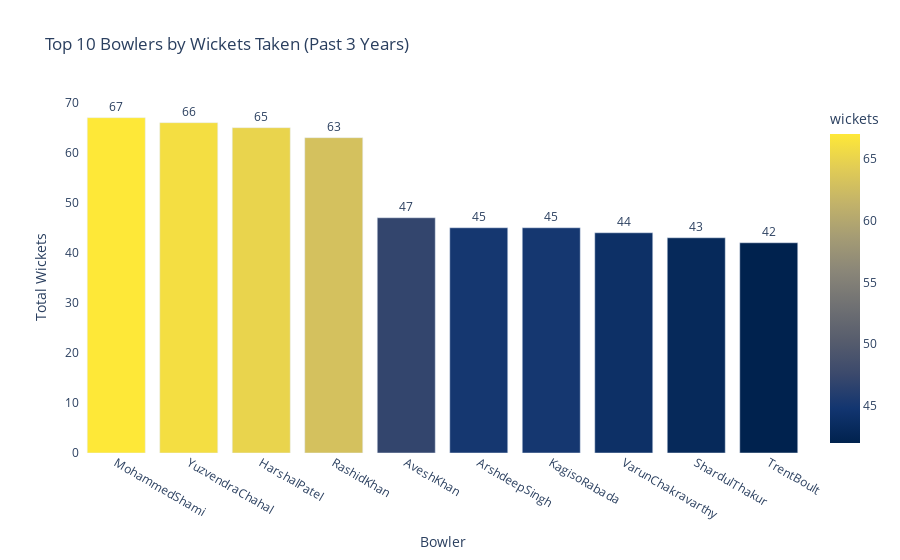
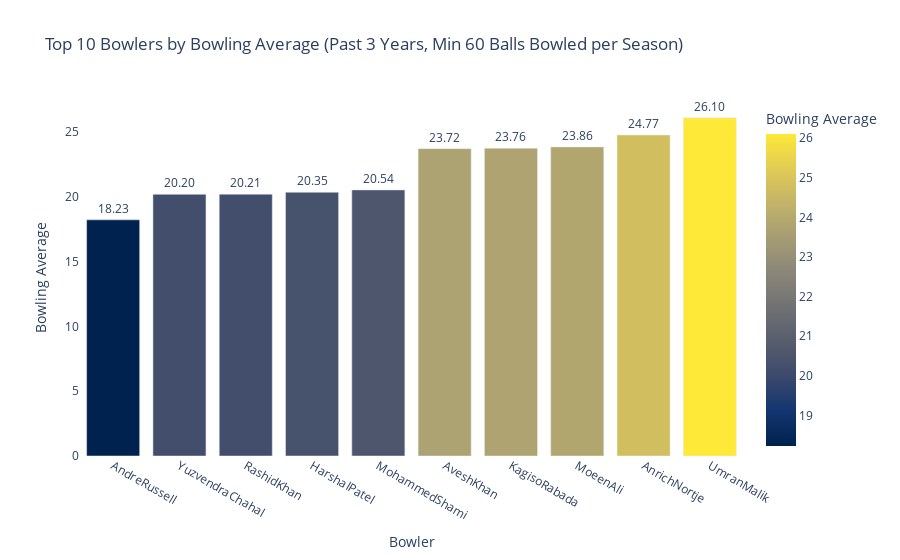
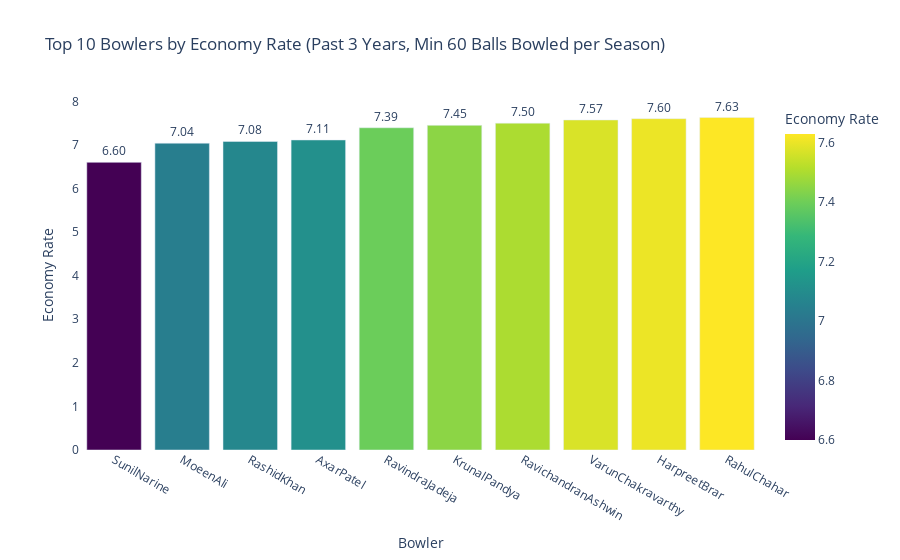

Notebook cell for these charts, in order:
### Code cell
### Top 10 bowlers based on past 3 years total wickets taken.


# Merge the two DataFrames on a common column (e.g., 'match_id')
merged_df_Bowling = pd.merge(match_summary, bowling_summary, on='match_id', how='inner')  # Change 'inner' to 'left', 'right', or 'outer' depending on the merge type

# Display the merged DataFrame
print(merged_df_Bowling)



# Step 1: Convert matchDate and extract year
merged_df_Bowling['matchDate'] = pd.to_datetime(merged_df_Bowling['matchDate'], errors='coerce')
merged_df_Bowling['year'] = merged_df_Bowling['matchDate'].dt.year

# Step 2: Filter for the last 3 years
last_3_years = sorted(merged_df_Bowling['year'].dropna().unique())[-3:]
recent_bowling_df = merged_df_Bowling[merged_df_Bowling['year'].isin(last_3_years)]

# Step 3: Group by bowlerName and sum the wickets
top_wicket_takers = (
    recent_bowling_df.groupby('bowlerName')['wickets']
    .sum()
    .reset_index()
    .sort_values(by='wickets', ascending=False)
    .head(10)
)

print(top_wicket_takers)




fig = px.bar(
    top_wicket_takers,
    x='bowlerName',
    y='wickets',
    title='Top 10 Bowlers by Wickets Taken (Past 3 Years)',
    text='wickets',
    color='wickets',
    color_continuous_scale='Cividis'
)

fig.update_traces(texttemplate='%{text}', textposition='outside')
fig.update_layout(
    xaxis_title='Bowler',
    yaxis_title='Total Wickets',
    yaxis=dict(showgrid=False),
    plot_bgcolor='rgba(0,0,0,0)'
)

fig.show()

### Top 10 bowlers based on past 3 years bowling average. (min 60 balls bowled in each season


# Step 1: Ensure matchDate is datetime and extract year
merged_df_Bowling['matchDate'] = pd.to_datetime(merged_df_Bowling['matchDate'], errors='coerce')
merged_df_Bowling['year'] = merged_df_Bowling['matchDate'].dt.year

# Step 2: Filter for last 3 years
last_3_years = sorted(merged_df_Bowling['year'].dropna().unique())[-3:]
df_recent = merged_df_Bowling[merged_df_Bowling['year'].isin(last_3_years)].copy()

# Step 3: Convert overs to balls (account for decimal overs)
def overs_to_balls(overs):
    whole = int(overs)
    fraction = overs - whole
    balls = whole * 6 + round(fraction * 10)
    return balls

df_recent['balls'] = df_recent['overs'].apply(overs_to_balls)

# Step 4: Group by bowler and year to filter those with at least 60 balls each season
season_balls = df_recent.groupby(['bowlerName', 'year'])['balls'].sum().reset_index()
eligible_bowlers = (
    season_balls[season_balls['balls'] >= 60]
    .groupby('bowlerName')['year']
    .nunique()
    .reset_index()
)
eligible_bowlers = eligible_bowlers[eligible_bowlers['year'] == 3]['bowlerName']

# Step 5: Filter main data to only include eligible bowlers
eligible_df = df_recent[df_recent['bowlerName'].isin(eligible_bowlers)]

# Step 6: Calculate total runs, wickets, and bowling average
bowler_stats = (
    eligible_df.groupby('bowlerName')
    .agg({'runs': 'sum', 'wickets': 'sum'})
    .reset_index()
)
bowler_stats = bowler_stats[bowler_stats['wickets'] > 0].copy()
bowler_stats['bowling_average'] = bowler_stats['runs'] / bowler_stats['wickets']

# Step 7: Get Top 10 bowlers with best (lowest) average
top_10_avg = bowler_stats.sort_values(by='bowling_average').head(10)
print(top_10_avg[['bowlerName', 'bowling_average']])


top_10_avg_df = top_10_avg[['bowlerName', 'bowling_average']].copy()
top_10_avg_df.columns = ['Bowler', 'Bowling Average']

# Create the interactive bar chart
fig = px.bar(
    top_10_avg_df,
    x='Bowler',
    y='Bowling Average',
    text='Bowling Average',
    title='Top 10 Bowlers by Bowling Average (Past 3 Years, Min 60 Balls Bowled per Season)',
    color='Bowling Average',
    color_continuous_scale='Cividis'
)

# Style the chart
fig.update_traces(texttemplate='%{text:.2f}', textposition='outside')
fig.update_layout(
    xaxis_title='Bowler',
    yaxis_title='Bowling Average',
    yaxis=dict(showgrid=False),
    plot_bgcolor='rgba(0,0,0,0)'
)

fig.show()

### Top 10 bowlers based on past 3 years economy rate. (min 60 balls bowled in each season)


# Step 1: Ensure matchDate is datetime and extract year
merged_df_Bowling['matchDate'] = pd.to_datetime(merged_df_Bowling['matchDate'], errors='coerce')
merged_df_Bowling['year'] = merged_df_Bowling['matchDate'].dt.year

# Step 2: Filter for last 3 years
last_3_years = sorted(merged_df_Bowling['year'].dropna().unique())[-3:]
df_recent = merged_df_Bowling[merged_df_Bowling['year'].isin(last_3_years)].copy()

# Step 3: Convert overs to balls (account for decimal overs)
def overs_to_balls(overs):
    whole = int(overs)
    fraction = overs - whole
    balls = whole * 6 + round(fraction * 10)
    return balls

df_recent['balls'] = df_recent['overs'].apply(overs_to_balls)

# Step 4: Group by bowler and year to filter those with at least 60 balls each season
season_balls = df_recent.groupby(['bowlerName', 'year'])['balls'].sum().reset_index()
eligible_bowlers = (
    season_balls[season_balls['balls'] >= 60]
    .groupby('bowlerName')['year']
    .nunique()
    .reset_index()
)
eligible_bowlers = eligible_bowlers[eligible_bowlers['year'] == 3]['bowlerName']

# Step 5: Filter main data to only include eligible bowlers
eligible_df = df_recent[df_recent['bowlerName'].isin(eligible_bowlers)]

# Step 6: Calculate total runs, balls, and economy rate
bowler_stats = (
    eligible_df.groupby('bowlerName')
    .agg({'runs': 'sum', 'balls': 'sum'})
    .reset_index()
)
bowler_stats = bowler_stats[bowler_stats['balls'] > 0].copy()
bowler_stats['economy_rate'] = (bowler_stats['runs'] / bowler_stats['balls']) * 6

# Step 7: Get Top 10 bowlers with best (lowest) economy rate
top_10_economy = bowler_stats.sort_values(by='economy_rate').head(10)
print(top_10_economy[['bowlerName', 'economy_rate']])




# Prepare the data for visualization
top_10_economy_df = top_10_economy[['bowlerName', 'economy_rate']].copy()
top_10_economy_df.columns = ['Bowler', 'Economy Rate']

# Create the interactive bar chart
fig = px.bar(
    top_10_economy_df,
    x='Bowler',
    y='Economy Rate',
    text='Economy Rate',
    title='Top 10 Bowlers by Economy Rate (Past 3 Years, Min 60 Balls Bowled per Season)',
    color='Economy Rate',
    color_continuous_scale='Viridis'
)

# Style the chart
fig.update_traces(texttemplate='%{text:.2f}', textposition='outside')
fig.update_layout(
    xaxis_title='Bowler',
    yaxis_title='Economy Rate',
    yaxis=dict(showgrid=False),
    plot_bgcolor='rgba(0,0,0,0)'
)

fig.show()

### Figure 1 — Plotly figure (JSON) as saved in the notebook; plotly's stock layout.template omitted (floating-point values rounded to 4 significant figures)
{"data": [{"alignmentgroup": "True", "hovertemplate": "bowlerName=%{x}<br>wickets=%{marker.color}<extra></extra>", "legendgroup": "", "marker": {"color": [67, 66, 65, 63, 47, 45, 45, 44, 43, 42], "coloraxis": "coloraxis", "pattern": {"shape": ""}}, "name": "", "offsetgroup": "", "orientation": "v", "showlegend": false, "text": [67, 66, 65, 63, 47, 45, 45, 44, 43, 42], "textposition": "outside", "texttemplate": "%{text}", "type": "bar", "x": ["MohammedShami", "YuzvendraChahal", "HarshalPatel", "RashidKhan", "AveshKhan", "ArshdeepSingh", "KagisoRabada", "VarunChakravarthy", "ShardulThakur", "TrentBoult"], "xaxis": "x", "y": [67, 66, 65, 63, 47, 45, 45, 44, 43, 42], "yaxis": "y"}], "layout": {"barmode": "relative", "coloraxis": {"colorbar": {"title": {"text": "wickets"}}, "colorscale": [[0, "#00224e"], [0.1111, "#123570"], [0.2222, "#3b496c"], [0.3333, "#575d6d"], [0.4444, "#707173"], [0.5556, "#8a8678"], [0.6667, "#a59c74"], [0.7778, "#c3b369"], [0.8889, "#e1cc55"], [1, "#fee838"]]}, "legend": {"tracegroupgap": 0}, "plot_bgcolor": "rgba(0,0,0,0)", "title": {"text": "Top 10 Bowlers by Wickets Taken (Past 3 Years)"}, "xaxis": {"anchor": "y", "domain": [0, 1], "title": {"text": "Bowler"}}, "yaxis": {"anchor": "x", "domain": [0, 1], "showgrid": false, "title": {"text": "Total Wickets"}}}}

### Figure 2 — Plotly figure (JSON) as saved in the notebook; plotly's stock layout.template omitted (floating-point values rounded to 4 significant figures)
{"data": [{"alignmentgroup": "True", "hovertemplate": "Bowler=%{x}<br>Bowling Average=%{marker.color}<extra></extra>", "legendgroup": "", "marker": {"color": [18.23, 20.2, 20.21, 20.35, 20.54, 23.72, 23.76, 23.86, 24.77, 26.1], "coloraxis": "coloraxis", "pattern": {"shape": ""}}, "name": "", "offsetgroup": "", "orientation": "v", "showlegend": false, "text": [18.23, 20.2, 20.21, 20.35, 20.54, 23.72, 23.76, 23.86, 24.77, 26.1], "textposition": "outside", "texttemplate": "%{text:.2f}", "type": "bar", "x": ["AndreRussell", "YuzvendraChahal", "RashidKhan", "HarshalPatel", "MohammedShami", "AveshKhan", "KagisoRabada", "MoeenAli", "AnrichNortje", "UmranMalik"], "xaxis": "x", "y": [18.23, 20.2, 20.21, 20.35, 20.54, 23.72, 23.76, 23.86, 24.77, 26.1], "yaxis": "y"}], "layout": {"barmode": "relative", "coloraxis": {"colorbar": {"title": {"text": "Bowling Average"}}, "colorscale": [[0, "#00224e"], [0.1111, "#123570"], [0.2222, "#3b496c"], [0.3333, "#575d6d"], [0.4444, "#707173"], [0.5556, "#8a8678"], [0.6667, "#a59c74"], [0.7778, "#c3b369"], [0.8889, "#e1cc55"], [1, "#fee838"]]}, "legend": {"tracegroupgap": 0}, "plot_bgcolor": "rgba(0,0,0,0)", "title": {"text": "Top 10 Bowlers by Bowling Average (Past 3 Years, Min 60 Balls Bowled per Season)"}, "xaxis": {"anchor": "y", "domain": [0, 1], "title": {"text": "Bowler"}}, "yaxis": {"anchor": "x", "domain": [0, 1], "showgrid": false, "title": {"text": "Bowling Average"}}}}

### Figure 3 — Plotly figure (JSON) as saved in the notebook; plotly's stock layout.template omitted (floating-point values rounded to 4 significant figures)
{"data": [{"alignmentgroup": "True", "hovertemplate": "Bowler=%{x}<br>Economy Rate=%{marker.color}<extra></extra>", "legendgroup": "", "marker": {"color": [6.6, 7.04, 7.079, 7.114, 7.394, 7.449, 7.5, 7.572, 7.602, 7.629], "coloraxis": "coloraxis", "pattern": {"shape": ""}}, "name": "", "offsetgroup": "", "orientation": "v", "showlegend": false, "text": [6.6, 7.04, 7.079, 7.114, 7.394, 7.449, 7.5, 7.572, 7.602, 7.629], "textposition": "outside", "texttemplate": "%{text:.2f}", "type": "bar", "x": ["SunilNarine", "MoeenAli", "RashidKhan", "AxarPatel", "RavindraJadeja", "KrunalPandya", "RavichandranAshwin", "VarunChakravarthy", "HarpreetBrar", "RahulChahar"], "xaxis": "x", "y": [6.6, 7.04, 7.079, 7.114, 7.394, 7.449, 7.5, 7.572, 7.602, 7.629], "yaxis": "y"}], "layout": {"barmode": "relative", "coloraxis": {"colorbar": {"title": {"text": "Economy Rate"}}, "colorscale": [[0, "#440154"], [0.1111, "#482878"], [0.2222, "#3e4989"], [0.3333, "#31688e"], [0.4444, "#26828e"], [0.5556, "#1f9e89"], [0.6667, "#35b779"], [0.7778, "#6ece58"], [0.8889, "#b5de2b"], [1, "#fde725"]]}, "legend": {"tracegroupgap": 0}, "plot_bgcolor": "rgba(0,0,0,0)", "title": {"text": "Top 10 Bowlers by Economy Rate (Past 3 Years, Min 60 Balls Bowled per Season)"}, "xaxis": {"anchor": "y", "domain": [0, 1], "title": {"text": "Bowler"}}, "yaxis": {"anchor": "x", "domain": [0, 1], "showgrid": false, "title": {"text": "Economy Rate"}}}}
